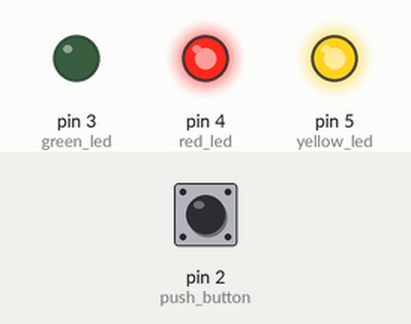
Bench run of a sketch on a simulated Arduino Uno, built with avr-gcc and run on an emulated ATmega328P. On the bench: output pins drawn as LEDs (lit = HIGH). The inputs (shaded band) are chosen by the test bench; at power-on: pin 2 (push_button) HIGH.

Above: at 1.8 s.
1.9 s: pin 2 (push_button) pulled LOW for 0.6 s
At 2.6 s:
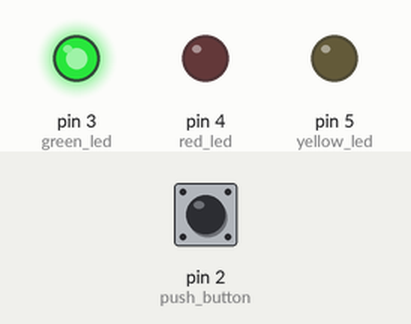
4.2 s: pin 2 (push_button) pulled LOW for 3.2 s
At 7.9 s:
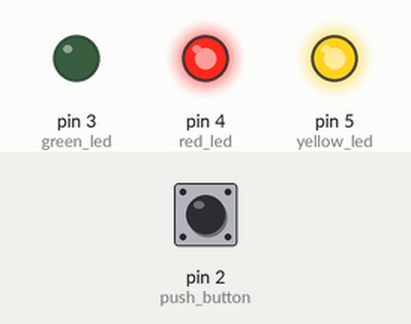
Timing chart, 0 to 9.4 s (numbered marks = the images above; inputs shaded):
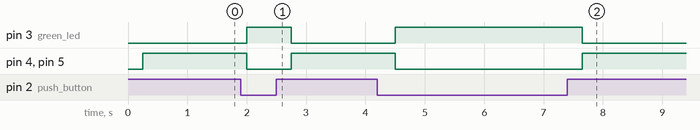

The sketch:

SpaceshipInterface.ino
```cpp
int switchState = 0;

void setup() {
  pinMode(3, OUTPUT); //green led
  pinMode(4, OUTPUT); //red led
  pinMode(5, OUTPUT); //yellow led
  pinMode(2, INPUT); //push button
}

void loop() {
  switchState = digitalRead(2);

  //button
  if (switchState == LOW) {
    //is not pressed
    digitalWrite(3, HIGH); // green on
    digitalWrite(4, LOW); // red off
    digitalWrite(5, LOW); // yellow off
  } else {
    //is pressed
    delay(250);
    digitalWrite(3, LOW); // green off
    digitalWrite(4, HIGH); // red on
    digitalWrite(5, HIGH); // yellow on
    delay(250);
  }
}
```

Measured:
- after the input at 1.9 s, pin 3 (green_led): LOW → HIGH after 0.10 s, → LOW 0.75 s later; pin 4 (red_led), pin 5 (yellow_led): HIGH → LOW after 0.10 s, → HIGH 0.75 s later
- after the input at 4.2 s, pin 3 (green_led): LOW → HIGH after 0.30 s, → LOW 3.1 s later; pin 4 (red_led), pin 5 (yellow_led): HIGH → LOW after 0.30 s, → HIGH 3.1 s later
